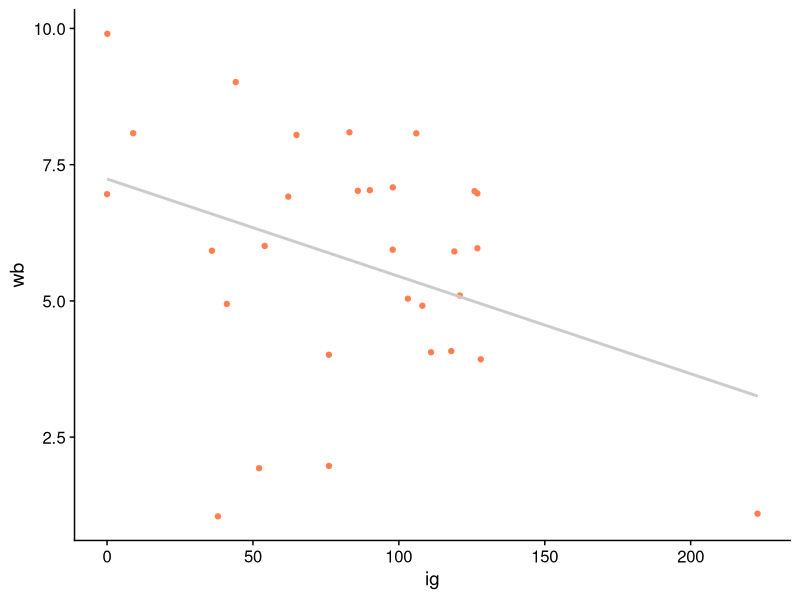
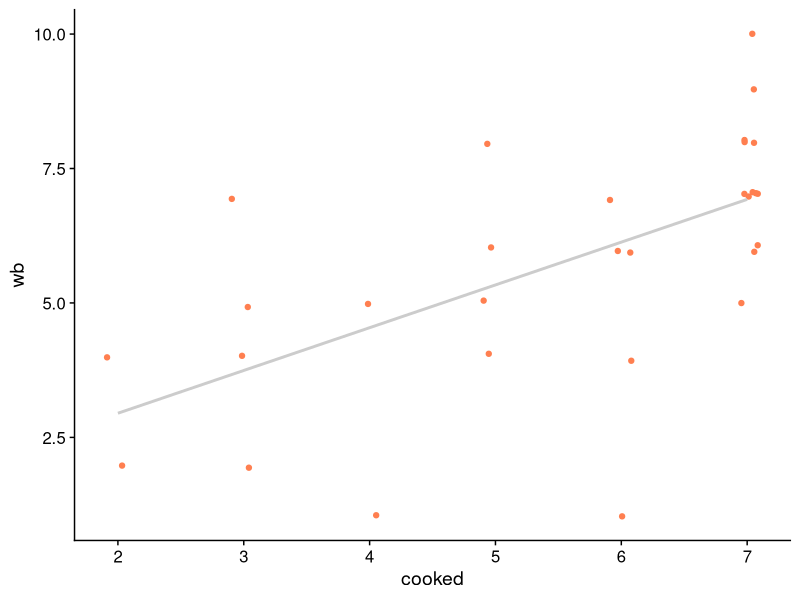
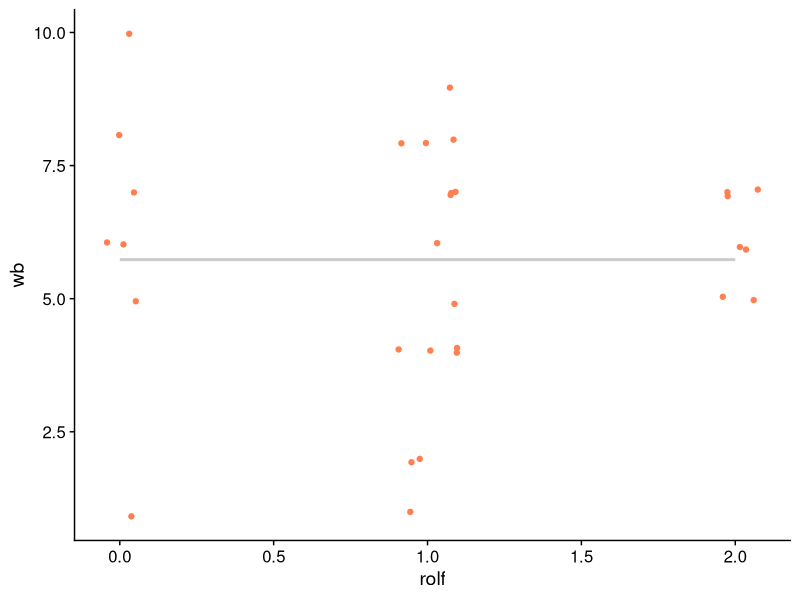
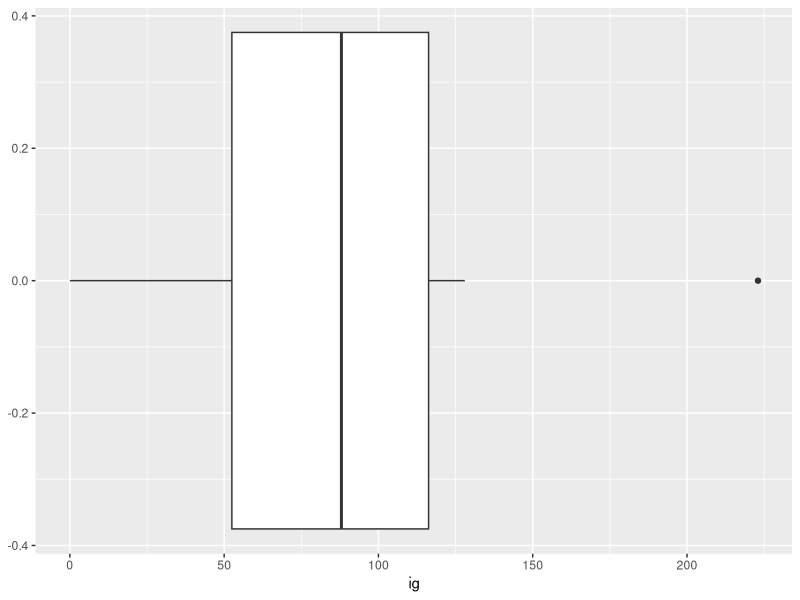
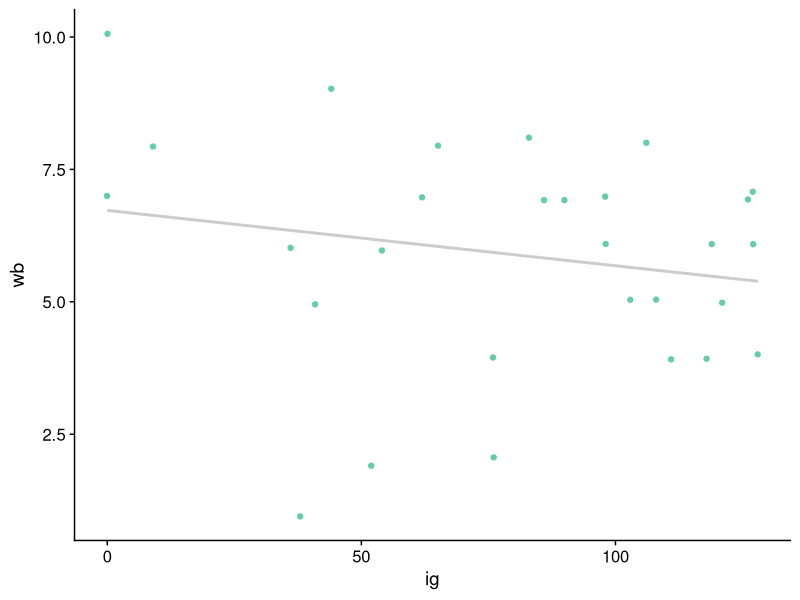
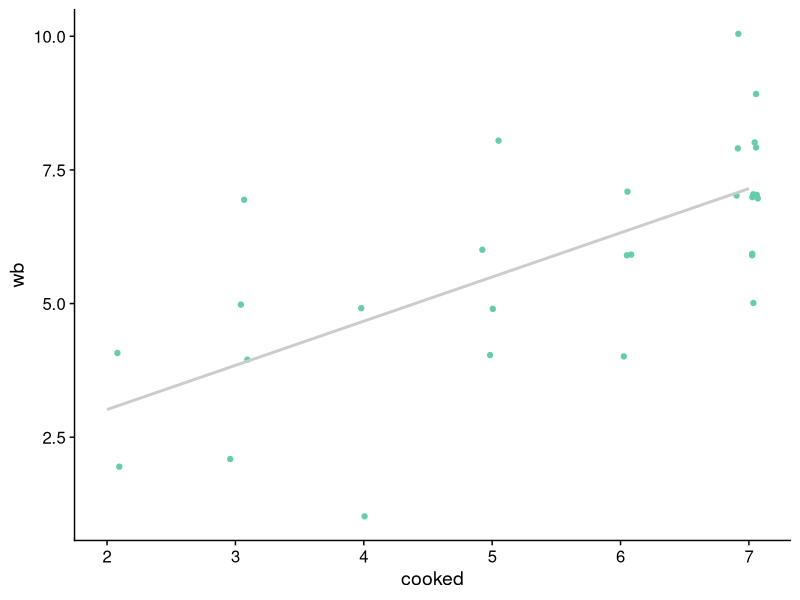
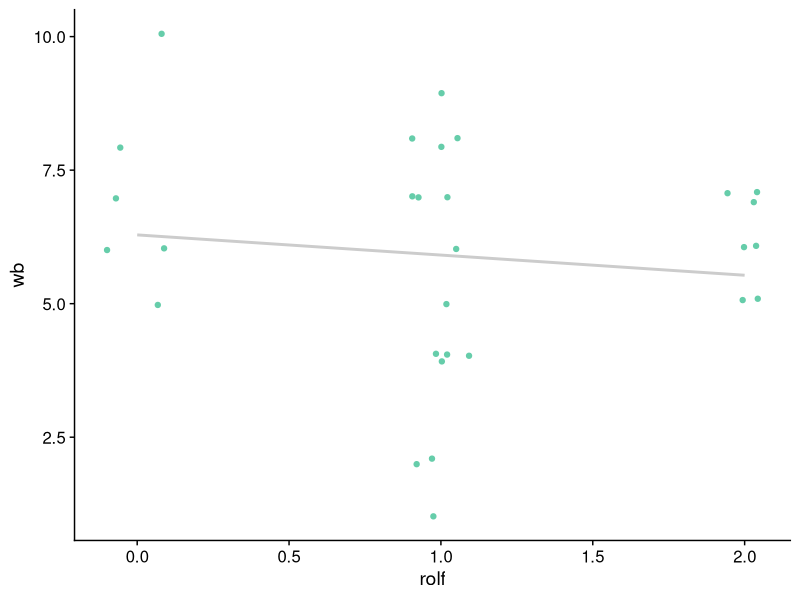
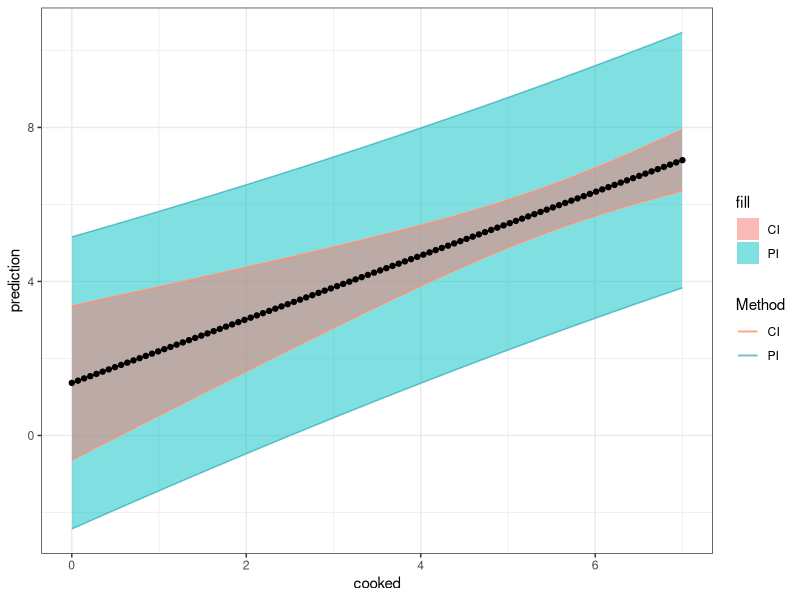

Reproduce these figures in R, in order.
## ---- chunk 1
 library(knitr)
  opts_chunk$set(fig.path='figure/graphics-', 
                 cache.path='cache/graphics-', 
                 fig.align='center',
                 external=TRUE,
                 echo=TRUE,
                 warning=FALSE,
                 fig.pos='H'
                )
  a4width<- 8.3
  a4height<- 11.7
## ---- chunk 2
library('tidyverse')
library('cowplot')
## ---- chunk 3
dw <- read_csv('wb_warwick.csv')
glimpse(dw)
## ---- chunk 4
fit1 <- lm(wb ~ ig, dw)
summary(fit1)
## ---- chunk 5
p1 <- ggplot(dw, mapping=aes(x=ig,y=wb)) + 
  geom_jitter(height=0.1,width=0.1, color='coral') + geom_smooth(method='lm',color='grey80',se=FALSE) + 
  theme_cowplot()
p1
## ---- chunk 6
fit2 <- lm(wb ~ cooked, dw)
summary(fit2)
## ---- chunk 7
p2 <- ggplot(dw, mapping=aes(x=cooked,y=wb)) + 
  geom_jitter(height=0.1,width=0.1, color='coral') + geom_smooth(method='lm',color='grey80',se=FALSE) + 
  theme_cowplot()
p2
## ---- chunk 8
fit3 <- lm(wb ~ rolf, dw)
summary(fit3)
## ---- chunk 9
p3 <- ggplot(dw, mapping=aes(x=rolf,y=wb)) + 
  geom_jitter(height=0.1,width=0.1, color='coral') + geom_smooth(method='lm',color='grey80',se=FALSE) + 
  theme_cowplot()
p3
## ---- chunk 10
ggplot(dw,mapping=aes(x=ig)) + geom_boxplot()
## ---- chunk 11
dw2 <- dw %>% filter(ig<200)
## ---- chunk 12
fit1_n <- lm(wb ~ ig, dw2)
summary(fit1_n)
## ---- chunk 13
p1_n <- ggplot(dw2, mapping=aes(x=ig,y=wb)) + 
  geom_jitter(height=0.1,width=0.1, color='aquamarine3') + geom_smooth(method='lm',color='grey80',se=FALSE) + 
  theme_cowplot()
p1_n
## ---- chunk 14
fit2_n <- lm(wb ~ cooked, dw2)
summary(fit2_n)
## ---- chunk 15
p2_n <- ggplot(dw2, mapping=aes(x=cooked,y=wb)) + 
  geom_jitter(height=0.1,width=0.1, color='aquamarine3') + geom_smooth(method='lm',color='grey80',se=FALSE) + 
  theme_cowplot()
p2_n
## ---- chunk 16
fit3_n <- lm(wb ~ rolf, dw2)
summary(fit3_n)
## ---- chunk 17
p3_n <- ggplot(dw2, mapping=aes(x=rolf,y=wb)) + 
  geom_jitter(height=0.1,width=0.1, color='aquamarine3') + geom_smooth(method='lm',color='grey80',se=FALSE) + 
  theme_cowplot()
p3_n
## ---- chunk 18
sigma(fit1_n)
## ---- chunk 19
sigma(fit2_n)
## ---- chunk 20
sigma(fit3_n)
## ---- chunk 21
df1 <-  data.frame(ig=c(10,100,200))
predict(fit1_n,newdata=df1)
## ---- chunk 22
df2 <- data.frame(cooked=c(1,3,6))
predict(fit2_n,newdata=df2)
## ---- chunk 23
df3 <- data.frame(rolf=c(0,3,7))
predict(fit3_n,newdata=df3)
## ---- chunk 24
df4 <- tibble(cooked=seq(0,7,length=100))
## ---- chunk 25
PI <- predict(fit2_n,newdata=df4,interval='prediction')
colnames(PI) <- c('fit_p','lwr_p','upr_p')
## ---- chunk 26
CI <- predict(fit2_n,newdata=df4,interval='confidence')
colnames(CI) <- c('fit_c','lwr_c','upr_c')
## ---- chunk 27
(results <- as_tibble(cbind(df4,PI,CI)))
## ---- chunk 28
ggplot(results,mapping=aes(x=cooked)) + 
  geom_line(aes(y=lwr_p,color='PI')) + 
  geom_line(aes(y=upr_p,color='PI')) + 
  geom_ribbon(aes(ymin=lwr_p,ymax=upr_p,fill='PI'),alpha=0.5) +
  geom_line(aes(y=lwr_c,color='CI')) + 
  geom_line(aes(y=upr_c,color='CI')) +
  geom_ribbon(aes(ymin=lwr_c,ymax=upr_c,fill='CI'),alpha=0.5) +
  geom_point(aes(y=fit_p)) + geom_line(aes(y=fit_p)) + 
  theme_bw() + 
  ylab('prediction') + 
  scale_color_manual(name='Method',
                     breaks=c('CI','PI'),
                     values=c('CI'='#ffa384','PI'='#74bdcb')) 
## ---- chunk 29
dw %>% group_by(cooked) %>% summarise(n=n()) %>% ggplot(mapping=aes(x=cooked,y=n)) + geom_line()
